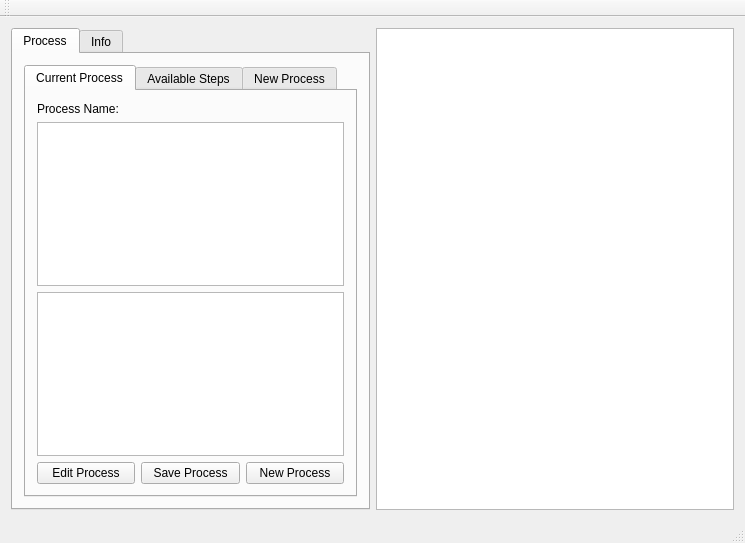
<?xml version="1.0" encoding="UTF-8"?>
<ui version="4.0">
 <class>MainWindow</class>
 <widget class="QMainWindow" name="MainWindow">
  <property name="geometry">
   <rect>
    <x>0</x>
    <y>0</y>
    <width>745</width>
    <height>543</height>
   </rect>
  </property>
  <property name="windowTitle">
   <string>MainWindow</string>
  </property>
  <widget class="QWidget" name="centralWidget">
   <layout class="QHBoxLayout" name="horizontalLayout_2">
    <item>
     <layout class="QHBoxLayout" name="horizontalLayout">
      <item>
       <widget class="QTabWidget" name="tabWidget">
        <property name="currentIndex">
         <number>0</number>
        </property>
        <widget class="QWidget" name="tab">
         <attribute name="title">
          <string>Process</string>
         </attribute>
         <layout class="QHBoxLayout" name="horizontalLayout_3">
          <item>
           <widget class="QTabWidget" name="tabWidget_2">
            <property name="currentIndex">
             <number>0</number>
            </property>
            <widget class="QWidget" name="tab_3">
             <attribute name="title">
              <string>Current Process</string>
             </attribute>
             <layout class="QVBoxLayout" name="verticalLayout_3">
              <item>
               <layout class="QVBoxLayout" name="verticalLayout_2">
                <item>
                 <widget class="QLabel" name="label">
                  <property name="text">
                   <string>Process Name:</string>
                  </property>
                 </widget>
                </item>
                <item>
                 <layout class="QVBoxLayout" name="verticalLayout">
                  <item>
                   <widget class="QTreeView" name="treeView_2"/>
                  </item>
                  <item>
                   <widget class="QTreeView" name="treeView"/>
                  </item>
                 </layout>
                </item>
                <item>
                 <layout class="QHBoxLayout" name="horizontalLayout_4">
                  <item>
                   <widget class="QPushButton" name="pushButton">
                    <property name="text">
                     <string>Edit Process</string>
                    </property>
                   </widget>
                  </item>
                  <item>
                   <widget class="QPushButton" name="pushButton_2">
                    <property name="text">
                     <string>Save Process</string>
                    </property>
                   </widget>
                  </item>
                  <item>
                   <widget class="QPushButton" name="pushButton_3">
                    <property name="text">
                     <string>New Process</string>
                    </property>
                   </widget>
                  </item>
                 </layout>
                </item>
               </layout>
              </item>
             </layout>
             <zorder>treeView</zorder>
             <zorder>treeView</zorder>
             <zorder>label</zorder>
             <zorder>pushButton</zorder>
             <zorder>pushButton_2</zorder>
             <zorder>pushButton_3</zorder>
             <zorder>treeView_2</zorder>
            </widget>
            <widget class="QWidget" name="tab_4">
             <attribute name="title">
              <string>Available Steps</string>
             </attribute>
            </widget>
            <widget class="QWidget" name="tab_5">
             <attribute name="title">
              <string>New Process</string>
             </attribute>
            </widget>
           </widget>
          </item>
         </layout>
        </widget>
        <widget class="QWidget" name="tab_2">
         <attribute name="title">
          <string>Info</string>
         </attribute>
        </widget>
       </widget>
      </item>
      <item>
       <widget class="ScriptEditor" name="textEdit"/>
      </item>
     </layout>
    </item>
   </layout>
  </widget>
  <widget class="QMenuBar" name="menuBar">
   <property name="geometry">
    <rect>
     <x>0</x>
     <y>0</y>
     <width>745</width>
     <height>22</height>
    </rect>
   </property>
  </widget>
  <widget class="QToolBar" name="mainToolBar">
   <attribute name="toolBarArea">
    <enum>TopToolBarArea</enum>
   </attribute>
   <attribute name="toolBarBreak">
    <bool>false</bool>
   </attribute>
  </widget>
  <widget class="QStatusBar" name="statusBar"/>
 </widget>
 <layoutdefault spacing="6" margin="11"/>
 <customwidgets>
  <customwidget>
   <class>ScriptEditor</class>
   <extends>QTextEdit</extends>
   <header>scripteditor.h</header>
  </customwidget>
 </customwidgets>
 <resources/>
 <connections/>
</ui>
